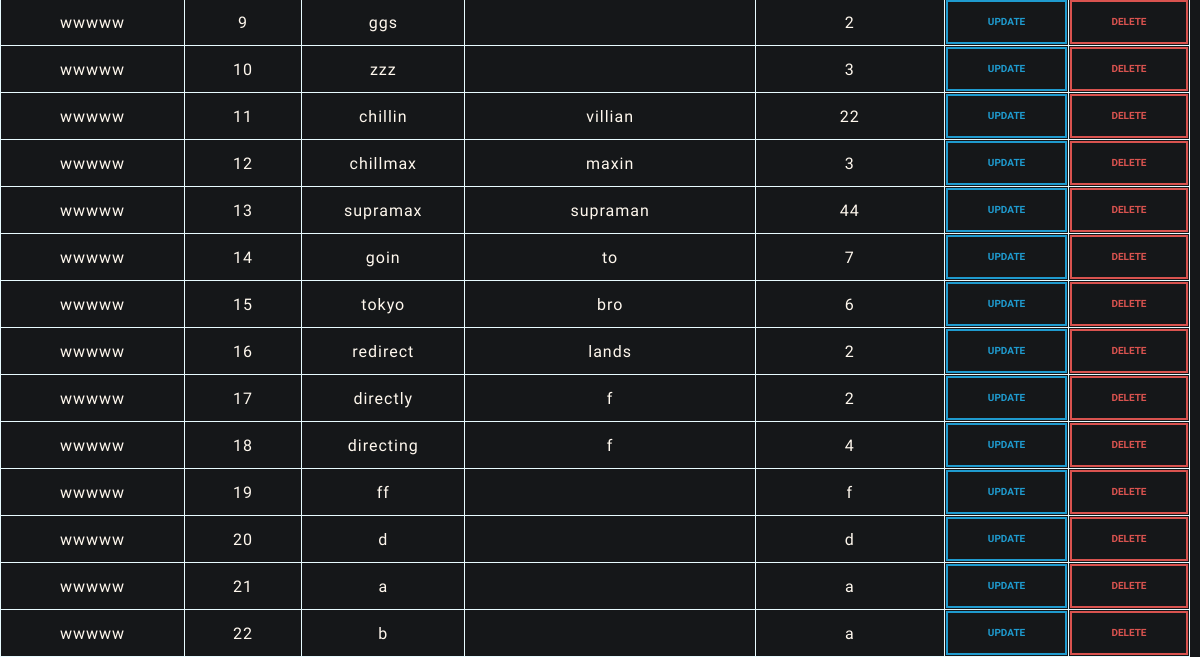
Before: / (lower part) with the older database file.
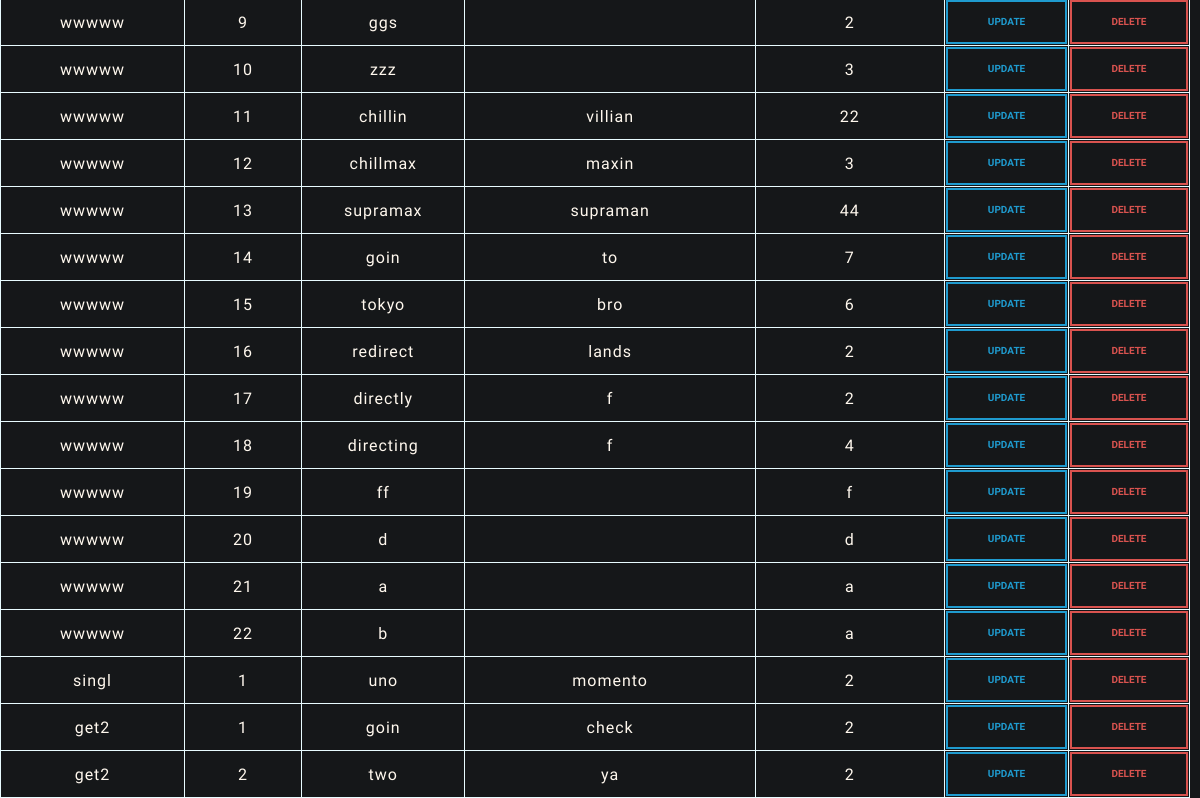
After: the same page with the newer database file.
### app.py (models this page shows, shortened)
class Record(db.Model):
    __tablename__ = "records"
    record_type = db.Column(db.String(5), primary_key=True)
    field_id = db.Column(db.Integer, primary_key=True)
    field_name = db.Column(db.String(25))
    field_description = db.Column(db.String(75))
    field_length = db.Column(db.Integer)
    field_start = db.Column(db.Integer)
    field_end = db.Column(db.Integer)

### app.py (the view)
@app.route('/')
def index():
    messages = Message.query.all()
    records = Record.query.all()
    return render_template('index.html', messages=messages, records=records)

### templates/index.html (shortened to what this page needs)
<html>
    <head>
        <link rel="stylesheet" href="{{ url_for('static', filename='bootstrap.min.css')}}" />
        <link rel="stylesheet" href="{{ url_for('static', filename='style.css')}}" />
    </head>
    <body>
        <div class="containter text-center">
            <div class="row">
                    <div class="col-md-auto">
                    <br />
                    <table>
                        <tbody>
                        {% for data in records %}
                            <tr>
                            <td>{{data.record_type}}</td>
                            <td>{{data.field_id}}</td>
                            <td>{{data.field_name}}</td>
                            <td>{{data.field_description}}</td>
                            <td>{{data.field_length}}</td>
                            <td><a href="/update_field/{{data.record_type}}/{{data.field_id}}"><button type="button" class="btn btn-outline-info btn-sm">Update</button></a></td>
                            <td><a href="/delete/{{data.record_type}}/{{data.field_id}}"><button type="button" class="btn btn-outline-danger btn-sm">Delete</button></a></td>
                            </tr>
                        {% endfor %}
                        </tbody>
                    </table>
                    </div>
            </div>
        </div>
    </body>
</html>

### static/style.css (style rules this page uses)
body { background-color: #151719; }
table { border-width: 1px; border-style: solid; border-color: #E8FBFF; border-collapse: collapse; min-width: 800px; width: 100%; }

Changed rows visible on the page:
added Record: record_type "singl", field_id "1", field_name "uno", field_description "momento", field_length "2"
added Record: record_type "get2", field_id "1", field_name "goin", field_description "check", field_length "2"
added Record: record_type "get2", field_id "2", field_name "two", field_description "ya", field_length "2"
